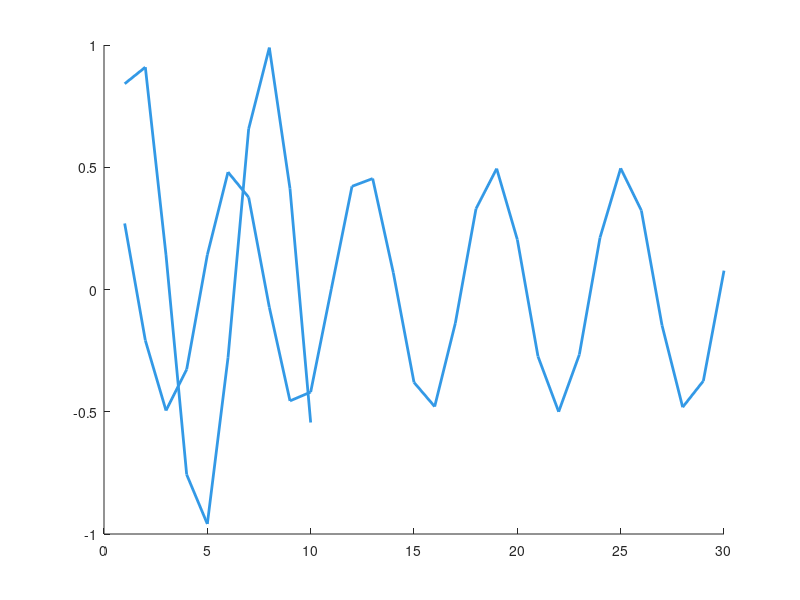

Write MATLAB code to recreate this figure. (Note: this script raises an error after producing the figure.)
addpath(fullfile(fileparts(fileparts(mfilename('fullpath')))));
outDir = fullfile(fileparts(mfilename('fullpath')), 'out');
if ~exist(outDir,'dir'); mkdir(outDir); end

% Case A: two lines, SAME color, DIFFERENT point counts -- must disambiguate via nPts tie-break.
fig = figure('Visible','off'); ax = axes(fig); hold(ax,'on');
plot(ax, 1:10, sin(1:10), 'Color',[0.2 0.6 0.9], 'LineWidth',2);
plot(ax, 1:30, cos(1:30)*0.5, 'Color',[0.2 0.6 0.9], 'LineWidth',2);
snap = snapshotAxesStyle(ax);
svgFile = fullfile(outDir,'edgeA.svg');
print(fig, svgFile, '-dsvg', '-vector');
xd1 = snap(1).handle.XData; xd2 = snap(2).handle.XData;
close(fig);
matches = matchGraphicsToSvg(snap, svgFile);
assert(size(matches(1).points,1) == numel(xd1) && size(matches(2).points,1) == numel(xd2), ...
    'Case A: point-count tiebreak failed to correctly assign each object');
fprintf('Case A (same color, different nPts): PASS -- correctly disambiguated by point count\n');

% Case B: two lines, SAME color AND SAME point count -- must error loudly (ambiguousMatch), not
% silently guess.
fig = figure('Visible','off'); ax = axes(fig); hold(ax,'on');
plot(ax, 1:10, sin(1:10), 'Color',[0.7 0.2 0.4], 'LineWidth',2);
plot(ax, 1:10, cos(1:10), 'Color',[0.7 0.2 0.4], 'LineWidth',2);
snap = snapshotAxesStyle(ax);
svgFile = fullfile(outDir,'edgeB.svg');
print(fig, svgFile, '-dsvg', '-vector');
close(fig);
threw = false;
try
    matchGraphicsToSvg(snap, svgFile);
catch e
    threw = strcmp(e.identifier, 'matchGraphicsToSvg:ambiguousMatch');
end
assert(threw, 'Case B: expected a loud ambiguousMatch error, got none (or the wrong one)');
fprintf('Case B (same color, same nPts): PASS -- correctly refused to guess (ambiguousMatch)\n');

% Case C: axis-clip-boundary split (the documented known-gap in the OLD engine) -- a line whose
% data crosses the visible xlim so MATLAB's exporter may split it into multiple polyline siblings.
% Check whether this prototype's simple point-count tiebreak survives that case, or inherits the
% same gap.
fig = figure('Visible','off'); ax = axes(fig); hold(ax,'on');
xx = 1:100; yy = sin(xx/5);
plot(ax, xx, yy, 'Color',[0.1 0.8 0.3], 'LineWidth',2);
xlim(ax, [20 80]);   % forces a real clip -- data extends past the visible range on both sides
snap = snapshotAxesStyle(ax);
svgFile = fullfile(outDir,'edgeC.svg');
print(fig, svgFile, '-dsvg', '-vector');
close(fig);
try
    m = matchGraphicsToSvg(snap, svgFile);
    fprintf('Case C (axis-clip split): matched %d point(s) vs. live %d -- %s\n', ...
        size(m(1).points,1), numel(xx), tern(size(m(1).points,1)==numel(xx),'EXACT MATCH','MISMATCH (expected -- known gap)'));
catch e
    fprintf('Case C (axis-clip split): threw %s -- %s\n', e.identifier, e.message);
end

% Case D: the EXACT same "two lines, same color, same nPts" scenario as Case B -- but now WITH an
% identity SVG (dumpIdentitySvg.m). Unlike Case B, this must NOT error: identity colors are unique
% per object by construction, so the ambiguity that's genuinely unresolvable via real color alone
% disappears entirely once identity-color cross-referencing is used.
fig = figure('Visible','off'); ax = axes(fig); hold(ax,'on');
plot(ax, 1:10, sin(1:10), 'Color',[0.7 0.2 0.4], 'LineWidth',2);
plot(ax, 1:10, cos(1:10), 'Color',[0.7 0.2 0.4], 'LineWidth',2);
snap = snapshotAxesStyle(ax);
yd1 = snap(1).handle.YData; yd2 = snap(2).handle.YData;
svgFile = fullfile(outDir,'edgeD_real.svg');
print(fig, svgFile, '-dsvg', '-vector');
idSvgFile = fullfile(outDir,'edgeD_identity.svg');
dumpIdentitySvg(fig, snap, idSvgFile);
origColor1 = snap(1).handle.Color; origColor2 = snap(2).handle.Color;
close(fig);
assert(isequal(origColor1,[0.7 0.2 0.4]) && isequal(origColor2,[0.7 0.2 0.4]), ...
    'Case D: dumpIdentitySvg.m did not correctly restore real colors after export');
matches = matchGraphicsToSvg(snap, svgFile, idSvgFile);
r1 = corrcoef(yd1(:), matches(1).points(:,2));
r2 = corrcoef(yd2(:), matches(2).points(:,2));
assert(r1(1,2) < -0.9 && r2(1,2) < -0.9, ...
    'Case D: identity-based matching did not correctly disambiguate the two same-color, same-nPts lines');
fprintf('Case D (same color, same nPts, WITH identity SVG): PASS -- correctly resolved, no ambiguousMatch error\n');

function s = tern(cond,a,b)
if cond; s=a; else; s=b; end
end
